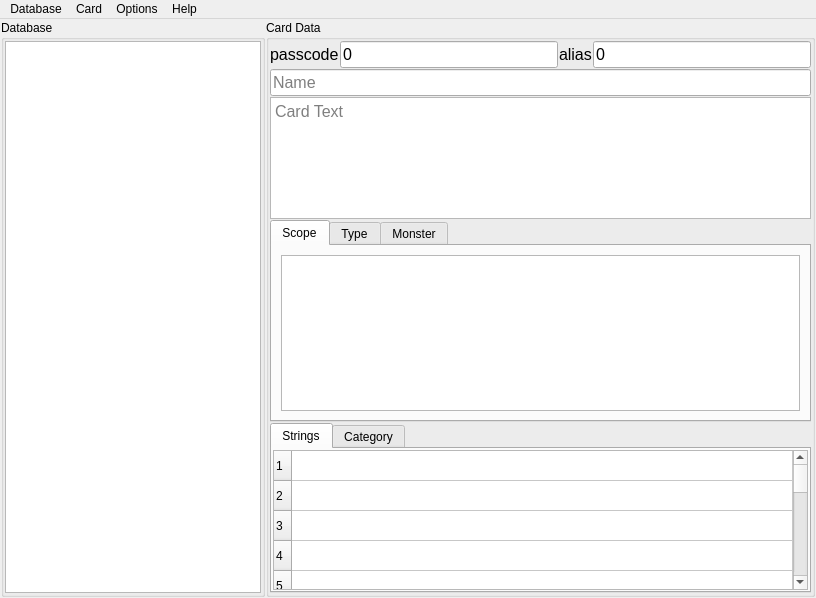
<?xml version="1.0" encoding="UTF-8"?>
<ui version="4.0">
 <class>MainWindow</class>
 <widget class="QMainWindow" name="MainWindow">
  <property name="geometry">
   <rect>
    <x>0</x>
    <y>0</y>
    <width>816</width>
    <height>598</height>
   </rect>
  </property>
  <property name="windowTitle">
   <string>Datacorn</string>
  </property>
  <property name="windowIcon">
   <iconset resource="../../res/res.qrc">
    <normaloff>:/icon.ico</normaloff>:/icon.ico</iconset>
  </property>
  <widget class="QWidget" name="centralWidget">
   <property name="enabled">
    <bool>true</bool>
   </property>
   <layout class="QHBoxLayout" name="horizontalLayout_7">
    <property name="spacing">
     <number>1</number>
    </property>
    <property name="leftMargin">
     <number>1</number>
    </property>
    <property name="topMargin">
     <number>1</number>
    </property>
    <property name="rightMargin">
     <number>1</number>
    </property>
    <property name="bottomMargin">
     <number>1</number>
    </property>
    <item>
     <widget class="QGroupBox" name="groupBox">
      <property name="title">
       <string>Database</string>
      </property>
      <layout class="QVBoxLayout" name="verticalLayout_10">
       <property name="spacing">
        <number>1</number>
       </property>
       <property name="leftMargin">
        <number>1</number>
       </property>
       <property name="topMargin">
        <number>1</number>
       </property>
       <property name="rightMargin">
        <number>1</number>
       </property>
       <property name="bottomMargin">
        <number>1</number>
       </property>
       <item>
        <widget class="QTableView" name="cardCodeNameList">
         <property name="sizePolicy">
          <sizepolicy hsizetype="Fixed" vsizetype="Expanding">
           <horstretch>0</horstretch>
           <verstretch>0</verstretch>
          </sizepolicy>
         </property>
         <property name="autoScroll">
          <bool>false</bool>
         </property>
         <property name="editTriggers">
          <set>QAbstractItemView::NoEditTriggers</set>
         </property>
         <property name="selectionBehavior">
          <enum>QAbstractItemView::SelectRows</enum>
         </property>
         <attribute name="verticalHeaderVisible">
          <bool>false</bool>
         </attribute>
        </widget>
       </item>
      </layout>
     </widget>
    </item>
    <item>
     <widget class="QGroupBox" name="groupBox_2">
      <property name="title">
       <string>Card Data</string>
      </property>
      <layout class="QVBoxLayout" name="verticalLayout_9">
       <property name="spacing">
        <number>1</number>
       </property>
       <property name="leftMargin">
        <number>1</number>
       </property>
       <property name="topMargin">
        <number>1</number>
       </property>
       <property name="rightMargin">
        <number>1</number>
       </property>
       <property name="bottomMargin">
        <number>1</number>
       </property>
       <item>
        <layout class="QVBoxLayout" name="verticalLayout_8">
         <item>
          <layout class="QHBoxLayout" name="horizontalLayout_5">
           <item>
            <widget class="QLabel" name="passLabel">
             <property name="font">
              <font>
               <pointsize>12</pointsize>
              </font>
             </property>
             <property name="text">
              <string>passcode</string>
             </property>
            </widget>
           </item>
           <item>
            <widget class="QLineEdit" name="passLineEdit">
             <property name="font">
              <font>
               <pointsize>12</pointsize>
              </font>
             </property>
             <property name="inputMask">
              <string/>
             </property>
             <property name="text">
              <string>0</string>
             </property>
             <property name="maxLength">
              <number>10</number>
             </property>
            </widget>
           </item>
           <item>
            <widget class="QLabel" name="aliasLabel">
             <property name="font">
              <font>
               <pointsize>12</pointsize>
              </font>
             </property>
             <property name="text">
              <string>alias</string>
             </property>
            </widget>
           </item>
           <item>
            <widget class="QLineEdit" name="aliasLineEdit">
             <property name="font">
              <font>
               <pointsize>12</pointsize>
              </font>
             </property>
             <property name="inputMask">
              <string/>
             </property>
             <property name="text">
              <string>0</string>
             </property>
             <property name="maxLength">
              <number>10</number>
             </property>
            </widget>
           </item>
          </layout>
         </item>
         <item>
          <widget class="QLineEdit" name="nameLineEdit">
           <property name="font">
            <font>
             <pointsize>12</pointsize>
            </font>
           </property>
           <property name="placeholderText">
            <string>Name</string>
           </property>
          </widget>
         </item>
         <item>
          <widget class="QPlainTextEdit" name="descPlainTextEdit">
           <property name="font">
            <font>
             <pointsize>12</pointsize>
            </font>
           </property>
           <property name="placeholderText">
            <string>Card Text</string>
           </property>
          </widget>
         </item>
        </layout>
       </item>
       <item>
        <widget class="QTabWidget" name="tabWidget">
         <property name="currentIndex">
          <number>0</number>
         </property>
         <widget class="QWidget" name="tab">
          <attribute name="title">
           <string>Scope</string>
          </attribute>
          <layout class="QVBoxLayout" name="verticalLayout">
           <item>
            <widget class="QListWidget" name="scopesWidget"/>
           </item>
          </layout>
         </widget>
         <widget class="QWidget" name="tab_3">
          <attribute name="title">
           <string>Type</string>
          </attribute>
          <layout class="QVBoxLayout" name="verticalLayout_2">
           <item>
            <widget class="QListWidget" name="typesWidget"/>
           </item>
          </layout>
         </widget>
         <widget class="QWidget" name="tab_2">
          <attribute name="title">
           <string>Monster</string>
          </attribute>
          <layout class="QVBoxLayout" name="verticalLayout_5">
           <property name="spacing">
            <number>1</number>
           </property>
           <property name="leftMargin">
            <number>1</number>
           </property>
           <property name="topMargin">
            <number>1</number>
           </property>
           <property name="rightMargin">
            <number>1</number>
           </property>
           <property name="bottomMargin">
            <number>1</number>
           </property>
           <item>
            <widget class="QTabWidget" name="tabWidget_2">
             <property name="currentIndex">
              <number>2</number>
             </property>
             <widget class="QWidget" name="tab_5">
              <attribute name="title">
               <string>Stats</string>
              </attribute>
              <layout class="QHBoxLayout" name="horizontalLayout_6">
               <property name="spacing">
                <number>1</number>
               </property>
               <property name="leftMargin">
                <number>1</number>
               </property>
               <property name="topMargin">
                <number>1</number>
               </property>
               <property name="rightMargin">
                <number>1</number>
               </property>
               <property name="bottomMargin">
                <number>1</number>
               </property>
               <item>
                <layout class="QVBoxLayout" name="verticalLayout_6">
                 <property name="spacing">
                  <number>0</number>
                 </property>
                 <item>
                  <layout class="QHBoxLayout" name="horizontalLayout_2">
                   <property name="spacing">
                    <number>0</number>
                   </property>
                   <item>
                    <widget class="QLabel" name="levelLabel">
                     <property name="text">
                      <string>Level/Rank</string>
                     </property>
                    </widget>
                   </item>
                   <item>
                    <widget class="QSpinBox" name="levelSpinBox">
                     <property name="maximum">
                      <number>12</number>
                     </property>
                    </widget>
                   </item>
                  </layout>
                 </item>
                 <item>
                  <layout class="QHBoxLayout" name="horizontalLayout_3">
                   <property name="spacing">
                    <number>0</number>
                   </property>
                   <item>
                    <widget class="QLabel" name="atkLabel">
                     <property name="text">
                      <string>ATK</string>
                     </property>
                    </widget>
                   </item>
                   <item>
                    <widget class="QCheckBox" name="atkQmCheckBox">
                     <property name="text">
                      <string>?</string>
                     </property>
                    </widget>
                   </item>
                   <item>
                    <widget class="QSpinBox" name="atkSpinBox">
                     <property name="maximum">
                      <number>9999</number>
                     </property>
                     <property name="singleStep">
                      <number>10</number>
                     </property>
                    </widget>
                   </item>
                  </layout>
                 </item>
                </layout>
               </item>
               <item>
                <layout class="QVBoxLayout" name="verticalLayout_7">
                 <property name="spacing">
                  <number>0</number>
                 </property>
                 <item>
                  <layout class="QHBoxLayout" name="horizontalLayout">
                   <property name="spacing">
                    <number>2</number>
                   </property>
                   <item>
                    <widget class="QLabel" name="lScaleLabel">
                     <property name="text">
                      <string>L</string>
                     </property>
                     <property name="alignment">
                      <set>Qt::AlignRight|Qt::AlignTrailing|Qt::AlignVCenter</set>
                     </property>
                    </widget>
                   </item>
                   <item>
                    <widget class="QSpinBox" name="lScaleSpinBox"/>
                   </item>
                   <item>
                    <widget class="QSpinBox" name="rScaleSpinBox">
                     <property name="suffix">
                      <string/>
                     </property>
                    </widget>
                   </item>
                   <item>
                    <widget class="QLabel" name="rScaleLabel">
                     <property name="text">
                      <string>R</string>
                     </property>
                    </widget>
                   </item>
                  </layout>
                 </item>
                 <item>
                  <layout class="QHBoxLayout" name="horizontalLayout_4">
                   <property name="spacing">
                    <number>0</number>
                   </property>
                   <item>
                    <widget class="QLabel" name="defLabel">
                     <property name="text">
                      <string>DEF</string>
                     </property>
                    </widget>
                   </item>
                   <item>
                    <widget class="QCheckBox" name="defQmCheckBox">
                     <property name="text">
                      <string>?</string>
                     </property>
                    </widget>
                   </item>
                   <item>
                    <widget class="QSpinBox" name="defSpinBox">
                     <property name="maximum">
                      <number>9999</number>
                     </property>
                     <property name="singleStep">
                      <number>10</number>
                     </property>
                    </widget>
                   </item>
                  </layout>
                 </item>
                </layout>
               </item>
               <item>
                <layout class="QGridLayout" name="gridLayout_5">
                 <property name="spacing">
                  <number>0</number>
                 </property>
                 <item row="0" column="0">
                  <widget class="QToolButton" name="markerTopLeftButton">
                   <property name="sizePolicy">
                    <sizepolicy hsizetype="Fixed" vsizetype="Fixed">
                     <horstretch>0</horstretch>
                     <verstretch>0</verstretch>
                    </sizepolicy>
                   </property>
                   <property name="text">
                    <string>↖</string>
                   </property>
                   <property name="checkable">
                    <bool>true</bool>
                   </property>
                   <property name="checked">
                    <bool>false</bool>
                   </property>
                  </widget>
                 </item>
                 <item row="0" column="1">
                  <widget class="QToolButton" name="markerTopButton">
                   <property name="sizePolicy">
                    <sizepolicy hsizetype="Fixed" vsizetype="Fixed">
                     <horstretch>0</horstretch>
                     <verstretch>0</verstretch>
                    </sizepolicy>
                   </property>
                   <property name="text">
                    <string>⬆</string>
                   </property>
                   <property name="checkable">
                    <bool>true</bool>
                   </property>
                   <property name="checked">
                    <bool>false</bool>
                   </property>
                  </widget>
                 </item>
                 <item row="0" column="2">
                  <widget class="QToolButton" name="markerTopRightButton">
                   <property name="sizePolicy">
                    <sizepolicy hsizetype="Fixed" vsizetype="Fixed">
                     <horstretch>0</horstretch>
                     <verstretch>0</verstretch>
                    </sizepolicy>
                   </property>
                   <property name="text">
                    <string>↗</string>
                   </property>
                   <property name="checkable">
                    <bool>true</bool>
                   </property>
                   <property name="checked">
                    <bool>false</bool>
                   </property>
                  </widget>
                 </item>
                 <item row="1" column="0">
                  <widget class="QToolButton" name="markerLeftButton">
                   <property name="sizePolicy">
                    <sizepolicy hsizetype="Fixed" vsizetype="Fixed">
                     <horstretch>0</horstretch>
                     <verstretch>0</verstretch>
                    </sizepolicy>
                   </property>
                   <property name="text">
                    <string>⬅</string>
                   </property>
                   <property name="checkable">
                    <bool>true</bool>
                   </property>
                   <property name="checked">
                    <bool>false</bool>
                   </property>
                  </widget>
                 </item>
                 <item row="1" column="2">
                  <widget class="QToolButton" name="markerRightButton">
                   <property name="sizePolicy">
                    <sizepolicy hsizetype="Fixed" vsizetype="Fixed">
                     <horstretch>0</horstretch>
                     <verstretch>0</verstretch>
                    </sizepolicy>
                   </property>
                   <property name="text">
                    <string>➡</string>
                   </property>
                   <property name="checkable">
                    <bool>true</bool>
                   </property>
                   <property name="checked">
                    <bool>false</bool>
                   </property>
                  </widget>
                 </item>
                 <item row="2" column="0">
                  <widget class="QToolButton" name="markerBottomLeftButton">
                   <property name="sizePolicy">
                    <sizepolicy hsizetype="Fixed" vsizetype="Fixed">
                     <horstretch>0</horstretch>
                     <verstretch>0</verstretch>
                    </sizepolicy>
                   </property>
                   <property name="text">
                    <string>↙</string>
                   </property>
                   <property name="checkable">
                    <bool>true</bool>
                   </property>
                   <property name="checked">
                    <bool>false</bool>
                   </property>
                  </widget>
                 </item>
                 <item row="2" column="1">
                  <widget class="QToolButton" name="markerBottomButton">
                   <property name="sizePolicy">
                    <sizepolicy hsizetype="Fixed" vsizetype="Fixed">
                     <horstretch>0</horstretch>
                     <verstretch>0</verstretch>
                    </sizepolicy>
                   </property>
                   <property name="text">
                    <string>⬇</string>
                   </property>
                   <property name="checkable">
                    <bool>true</bool>
                   </property>
                   <property name="checked">
                    <bool>false</bool>
                   </property>
                  </widget>
                 </item>
                 <item row="2" column="2">
                  <widget class="QToolButton" name="markerBottomRightButton">
                   <property name="sizePolicy">
                    <sizepolicy hsizetype="Fixed" vsizetype="Fixed">
                     <horstretch>0</horstretch>
                     <verstretch>0</verstretch>
                    </sizepolicy>
                   </property>
                   <property name="text">
                    <string>↘</string>
                   </property>
                   <property name="checkable">
                    <bool>true</bool>
                   </property>
                   <property name="checked">
                    <bool>false</bool>
                   </property>
                  </widget>
                 </item>
                </layout>
               </item>
              </layout>
             </widget>
             <widget class="QWidget" name="tab_6">
              <attribute name="title">
               <string>Attribute</string>
              </attribute>
              <layout class="QVBoxLayout" name="verticalLayout_3">
               <item>
                <widget class="QListWidget" name="attributesWidget"/>
               </item>
              </layout>
             </widget>
             <widget class="QWidget" name="tab_7">
              <attribute name="title">
               <string>Race</string>
              </attribute>
              <layout class="QVBoxLayout" name="verticalLayout_4">
               <item>
                <widget class="QListWidget" name="racesWidget"/>
               </item>
              </layout>
             </widget>
            </widget>
           </item>
          </layout>
         </widget>
        </widget>
       </item>
       <item>
        <widget class="QTabWidget" name="tabWidget_3">
         <property name="currentIndex">
          <number>0</number>
         </property>
         <widget class="QWidget" name="tab_8">
          <attribute name="title">
           <string>Strings</string>
          </attribute>
          <layout class="QVBoxLayout" name="verticalLayout_11">
           <property name="spacing">
            <number>1</number>
           </property>
           <property name="leftMargin">
            <number>1</number>
           </property>
           <property name="topMargin">
            <number>1</number>
           </property>
           <property name="rightMargin">
            <number>1</number>
           </property>
           <property name="bottomMargin">
            <number>1</number>
           </property>
           <item>
            <widget class="QTableWidget" name="stringsTableWidget">
             <property name="rowCount">
              <number>16</number>
             </property>
             <property name="columnCount">
              <number>1</number>
             </property>
             <attribute name="horizontalHeaderVisible">
              <bool>false</bool>
             </attribute>
             <attribute name="horizontalHeaderMinimumSectionSize">
              <number>124</number>
             </attribute>
             <attribute name="horizontalHeaderStretchLastSection">
              <bool>true</bool>
             </attribute>
             <row/>
             <row/>
             <row/>
             <row/>
             <row/>
             <row/>
             <row/>
             <row/>
             <row/>
             <row/>
             <row/>
             <row/>
             <row/>
             <row/>
             <row/>
             <row/>
             <column/>
             <item row="0" column="0">
              <property name="text">
               <string/>
              </property>
             </item>
             <item row="1" column="0">
              <property name="text">
               <string/>
              </property>
             </item>
             <item row="2" column="0">
              <property name="text">
               <string/>
              </property>
             </item>
             <item row="3" column="0">
              <property name="text">
               <string/>
              </property>
             </item>
             <item row="4" column="0">
              <property name="text">
               <string/>
              </property>
             </item>
             <item row="5" column="0">
              <property name="text">
               <string/>
              </property>
             </item>
             <item row="6" column="0">
              <property name="text">
               <string/>
              </property>
             </item>
             <item row="7" column="0">
              <property name="text">
               <string/>
              </property>
             </item>
             <item row="8" column="0">
              <property name="text">
               <string/>
              </property>
             </item>
             <item row="9" column="0">
              <property name="text">
               <string/>
              </property>
             </item>
             <item row="10" column="0">
              <property name="text">
               <string/>
              </property>
             </item>
             <item row="11" column="0">
              <property name="text">
               <string/>
              </property>
             </item>
             <item row="12" column="0">
              <property name="text">
               <string/>
              </property>
             </item>
             <item row="13" column="0">
              <property name="text">
               <string/>
              </property>
             </item>
             <item row="14" column="0">
              <property name="text">
               <string/>
              </property>
             </item>
             <item row="15" column="0">
              <property name="text">
               <string/>
              </property>
             </item>
            </widget>
           </item>
          </layout>
         </widget>
         <widget class="QWidget" name="tab_9">
          <attribute name="title">
           <string>Category</string>
          </attribute>
          <layout class="QVBoxLayout" name="verticalLayout_12">
           <item>
            <widget class="QListWidget" name="categoriesWidget"/>
           </item>
          </layout>
         </widget>
        </widget>
       </item>
      </layout>
     </widget>
    </item>
   </layout>
  </widget>
  <widget class="QMenuBar" name="menuBar">
   <property name="geometry">
    <rect>
     <x>0</x>
     <y>0</y>
     <width>816</width>
     <height>30</height>
    </rect>
   </property>
   <widget class="QMenu" name="menuDatabase">
    <property name="enabled">
     <bool>true</bool>
    </property>
    <property name="title">
     <string>Database</string>
    </property>
    <addaction name="actionNewDatabase"/>
    <addaction name="actionOpenDatabase"/>
    <addaction name="actionCloseDatabase"/>
   </widget>
   <widget class="QMenu" name="menuHelp">
    <property name="title">
     <string>Help</string>
    </property>
    <addaction name="actionHomepage"/>
   </widget>
   <widget class="QMenu" name="menuOptions">
    <property name="title">
     <string>Options</string>
    </property>
    <widget class="QMenu" name="menuLanguage">
     <property name="title">
      <string>Language</string>
     </property>
     <addaction name="actionEnglish"/>
     <addaction name="actionSpanish"/>
    </widget>
    <addaction name="menuLanguage"/>
   </widget>
   <widget class="QMenu" name="menuCard">
    <property name="title">
     <string>Card</string>
    </property>
    <addaction name="actionSaveData"/>
   </widget>
   <addaction name="menuDatabase"/>
   <addaction name="menuCard"/>
   <addaction name="menuOptions"/>
   <addaction name="menuHelp"/>
  </widget>
  <action name="actionNewDatabase">
   <property name="text">
    <string>New Database...</string>
   </property>
  </action>
  <action name="actionOpenDatabase">
   <property name="text">
    <string>Open Database...</string>
   </property>
  </action>
  <action name="actionHomepage">
   <property name="text">
    <string>Homepage</string>
   </property>
  </action>
  <action name="actionAbout">
   <property name="text">
    <string>About</string>
   </property>
   <property name="menuRole">
    <enum>QAction::AboutRole</enum>
   </property>
  </action>
  <action name="actionCloseDatabase">
   <property name="text">
    <string>Close Database</string>
   </property>
  </action>
  <action name="actionSpanish">
   <property name="checkable">
    <bool>true</bool>
   </property>
   <property name="checked">
    <bool>false</bool>
   </property>
   <property name="enabled">
    <bool>true</bool>
   </property>
   <property name="text">
    <string>Español (Spanish)</string>
   </property>
  </action>
  <action name="actionEnglish">
   <property name="checkable">
    <bool>true</bool>
   </property>
   <property name="checked">
    <bool>true</bool>
   </property>
   <property name="enabled">
    <bool>false</bool>
   </property>
   <property name="text">
    <string>English (English)</string>
   </property>
  </action>
  <action name="actionSaveData">
   <property name="text">
    <string>Save Data</string>
   </property>
   <property name="shortcut">
    <string>Ctrl+S</string>
   </property>
  </action>
 </widget>
 <resources>
  <include location="../../res/res.qrc"/>
 </resources>
 <connections/>
</ui>
